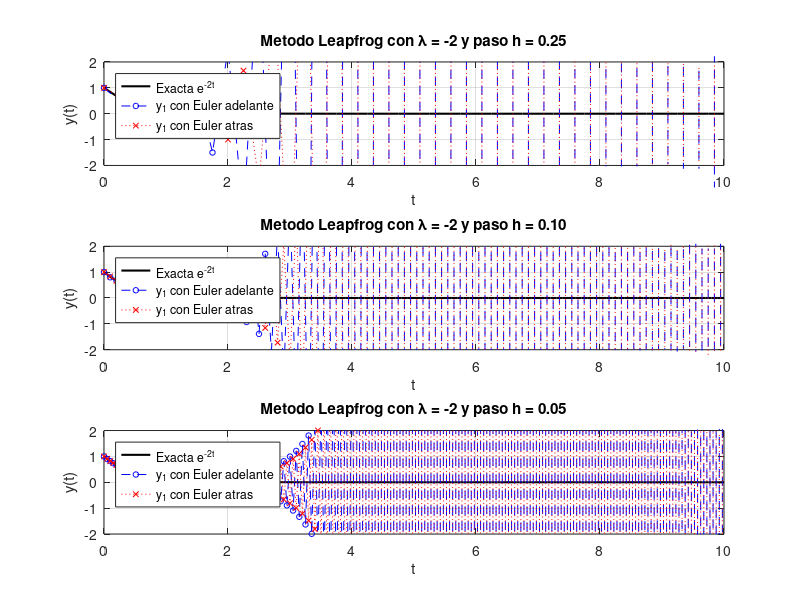

Reproduce this figure in MATLAB.
lambda = -2;
y0 = 1;
T = 10;
pasos = [0.25, 0.1, 0.05];

figure('Name', 'Estabilidad absoluta del metodo Leapfrog (lambda < 0)');

for idx = 1:length(pasos)
    h = pasos(idx);
    N = round(T / h);
    t = (0:N) * h;
    y_exacta = exp(lambda * t);

    % 1. Leapfrog arrancando y1 con Euler hacia adelante
    y_lf_ad = zeros(1, N+1);
    y_lf_ad(1) = y0;
    y_lf_ad(2) = y0 + h * lambda * y0; % Euler adelante
    for k = 2:N
        y_lf_ad(k+1) = y_lf_ad(k-1) + 2 * h * lambda * y_lf_ad(k);
    end

    % 2. Leapfrog arrancando y1 con Euler hacia atras
    y_lf_at = zeros(1, N+1);
    y_lf_at(1) = y0;
    y_lf_at(2) = y0 / (1 - h * lambda); % Euler atras
    for k = 2:N
        y_lf_at(k+1) = y_lf_at(k-1) + 2 * h * lambda * y_lf_at(k);
    end

    % Grafica comparativa para cada paso h
    subplot(length(pasos), 1, idx);
    plot(t, y_exacta, 'k-', 'LineWidth', 1.5); hold on;
    plot(t, y_lf_ad, 'bo--', 'MarkerSize', 4);
    plot(t, y_lf_at, 'rx:', 'MarkerSize', 4);
    grid on;
    ylim([-2, 2]);
    title(sprintf('Metodo Leapfrog con \\lambda = %d y paso h = %.2f', lambda, h));
    xlabel('t');
    ylabel('y(t)');
    legend('Exacta e^{-2t}', 'y_1 con Euler adelante', 'y_1 con Euler atras', 'Location', 'northwest');
end
